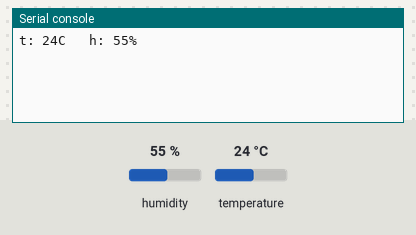
A program run on a simulated MicroPython board. On the bench: the last lines printed to the serial console. The test bench sets the inputs (shaded band); at power-on: humidity 55 %, temperature 24 °C. Library files of the repository ran but are not shown: 1 file(s).

Above: at 3.2 s.
3.3 s: humidity set to 22 %
At 4.7 s:
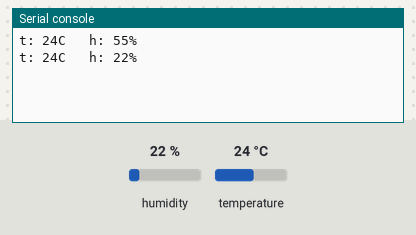
6.0 s: temperature set to 12 °C
At 7.0 s:
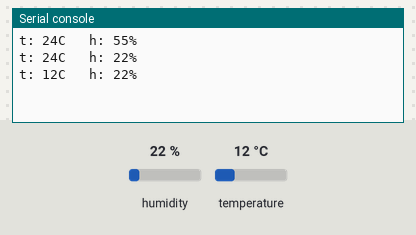
8.7 s: humidity set to 40 %
At 10.5 s:
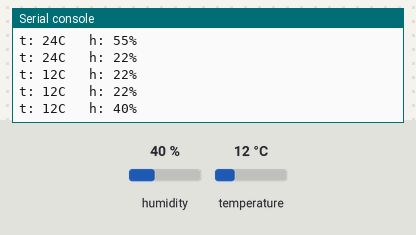
Timing chart, 0 to 12.0 s (numbered marks = the images above; inputs shaded):
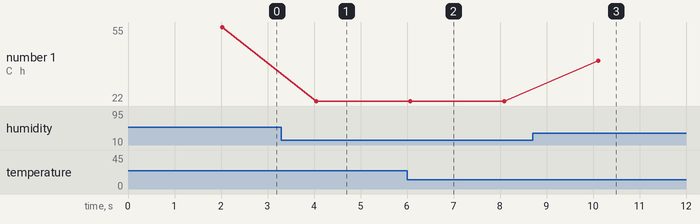

The program:

main.py
```python
import dht
from machine import Pin
import time

#sensore su pin D4
sensor = dht.DHT11(Pin(7))
time.sleep(2)

while True:
    sensor.measure()
    t = sensor.temperature()
    h = sensor.humidity()
    print(f"t: {t}C\t h: {h}%")
    time.sleep(2)
  
```

Measured:
- after the input at 3.3 s, the serial console: prints a new line after 0.75 s (image 1)
- after the input at 6.0 s, the serial console: prints a new line after 0.07 s (image 2)
- after the input at 8.7 s, the serial console: prints a new line after 1.4 s (image 3)
- plotted number 1: 55 → 22 after the input at 3.3 s, 22 → 40 after the input at 8.7 s
